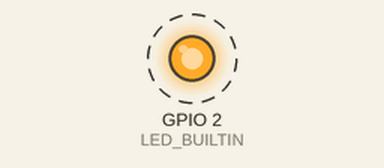
The sketch below on a simulated ESP8266 (NodeMCU). Shown: output pins drawn as LEDs (lit = HIGH, except the on-board LED, lit = LOW). Dashed ring = blinking. WiFi joins after 1.5 s; servers stay silent unless stated; what the sketch prints to the serial monitor is not drawn.

Above: at 2.5 s.
Timing chart, 0 to 6.6 s (numbered marks = the images above):
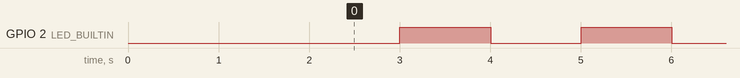

Measured:
- by itself, GPIO 2 (LED_BUILTIN): alternates HIGH for 1.0 s and LOW for 1.0 s

The sketch:

esp8266_wifi.ino
```cpp
#include <ESP8266WiFi.h>
 // WiFi parameters
 const char* ssid = "CPSgateway-wifi";
 const char* password = "DhashanTech";
 void setup(void)
 {
  // Start Serial
  Serial.begin(115200);
  delay(500);
  // Connect to WiFi
  WiFi.begin(ssid, password);
  while (WiFi.status() != WL_CONNECTED)
  {
   Serial.println("In wifi loop");
   delay(500);
  }
  Serial.println("");
  Serial.println("WiFi connected");
  // Print the IP address
  Serial.println(WiFi.localIP());
  pinMode(LED_BUILTIN, OUTPUT);
 }
 void loop()
 {
  digitalWrite(LED_BUILTIN, LOW);
  delay(1000);
  digitalWrite(LED_BUILTIN, HIGH);
  delay(1000);
 }
```
